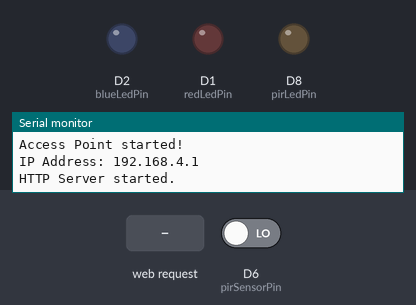
This sketch was run on a simulated ESP8266 (NodeMCU). Parts: output pins drawn as LEDs (lit = HIGH), the last lines printed to the serial monitor. The test bench sets the inputs (shaded band); at power-on: D6 (pirSensorPin) LOW.

Above: at 1.2 s.
1.3 s: D6 (pirSensorPin) driven HIGH
At 2.5 s:
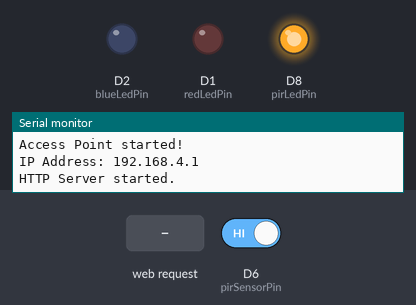
2.8 s: HTTP request GET /piezo received
At 3.6 s:
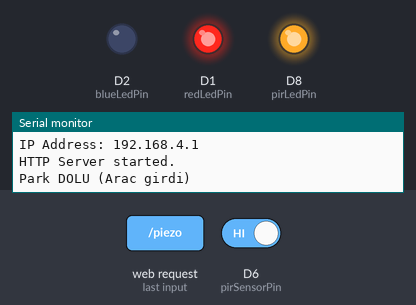
4.3 s: HTTP request GET /led?state=2 received
At 4.7 s:
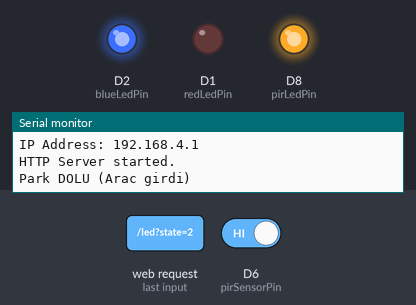
5.8 s: HTTP request GET /led?state=1 received
At 7.1 s:
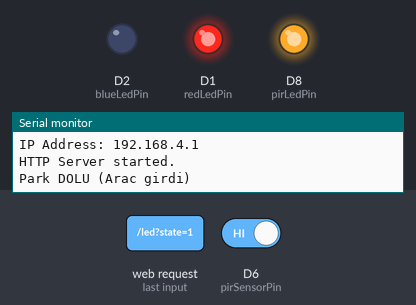
Timing chart, 0 to 8.3 s (numbered marks = the images above; inputs shaded):
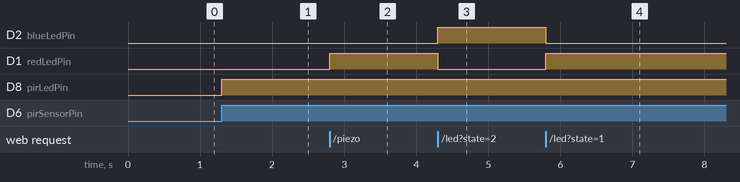

The sketch:

SmartEspApp.ino
```cpp
#include <ESP8266WiFi.h>
#include <ESP8266WebServer.h>
#include <DHT.h>

// WiFi Settings
const char* ssid = "SmartHomeSensor"; // WiFi SSID
const char* password = "19077028";    // WiFi Password

// Static IP Settings
IPAddress local_IP(192, 168, 4, 1);
IPAddress gateway(192, 168, 4, 1);
IPAddress subnet(255, 255, 255, 0);

// LED Pins
const int redLedPin = D1; // GPIO pin for the red LED
const int blueLedPin = D2; // GPIO pin for the blue LED
const int pirLedPin = D8; // GPIO pin for PIR-triggered LED

// DHT Sensor Settings
#define DHTPIN D4 // GPIO pin for DHT data
#define DHTTYPE DHT11 // DHT11 or DHT22
DHT dht(DHTPIN, DHTTYPE);

// MQ2 Sensor Settings
const int mq2DigitalPin = D5; // GPIO pin for MQ2 digital output

// PIR Sensor Settings
const int pirSensorPin = D6; // GPIO pin for PIR motion sensor

// Piezo Sensor Settings
const int piezoPin = A0; // GPIO pin for Piezo sensor
const int piezoThreshold = 15; // Threshold for detecting activity

// Web Server
ESP8266WebServer server(80);

// Timer Variables
unsigned long lastActionTime = 0;
const unsigned long timeout = 15000; // 15 seconds
unsigned long pirLedStartTime = 0;
bool pirLedActive = false;

// Park Status Variables
bool parkYeriDolu = false; // Initial state of the parking space
unsigned long lastDarbeTime = 0;
const unsigned long debounceDelay = 2000; // 2 seconds debounce delay

void setup() {
  Serial.begin(115200);

  // Configure Static IP
  if (!WiFi.softAPConfig(local_IP, gateway, subnet)) {
    Serial.println("Error setting static IP configuration!");
  }

  // Start Access Point
  WiFi.softAP(ssid, password);
  Serial.println("Access Point started!");
  Serial.print("IP Address: ");
  Serial.println(WiFi.softAPIP());

  // Initialize LED pins
  pinMode(redLedPin, OUTPUT);
  pinMode(blueLedPin, OUTPUT);
  pinMode(pirLedPin, OUTPUT);
  digitalWrite(redLedPin, LOW);
  digitalWrite(blueLedPin, LOW);
  digitalWrite(pirLedPin, LOW);

  // Initialize MQ2 pin
  pinMode(mq2DigitalPin, INPUT);

  // Initialize PIR sensor pin
  pinMode(pirSensorPin, INPUT);

  // Initialize DHT Sensor
  dht.begin();

  // Define root endpoint
  server.on("/", []() {
    server.send(200, "text/plain", "ESP8266 is running successfully!\nUse /led?state=1 to turn on the red LED and off the blue LED.\nUse /led?state=2 to turn on the blue LED and off the red LED.\nUse /data to get temperature and humidity data.\nUse /mq2 to get gas sensor status.\nUse /pir to get motion sensor status.\nUse /piezo to get piezo sensor status.");
  });

  // Define LED control endpoint
  server.on("/led", []() {
    if (server.hasArg("state")) {
      String state = server.arg("state");
      if (state == "1") {
        digitalWrite(redLedPin, HIGH); // Turn red LED on
        digitalWrite(blueLedPin, LOW); // Turn blue LED off
        lastActionTime = millis();
        server.send(200, "text/plain", "Red LED is ON, Blue LED is OFF!");
      } else if (state == "2") {
        digitalWrite(blueLedPin, HIGH); // Turn blue LED on
        digitalWrite(redLedPin, LOW); // Turn red LED off
        lastActionTime = millis();
        server.send(200, "text/plain", "Blue LED is ON, Red LED is OFF!");
      } else {
        server.send(400, "text/plain", "Error: Invalid state parameter.");
      }
    } else {
      server.send(400, "text/plain", "Error: 'state' parameter missing.");
    }
  });

  // Define DHT data endpoint
  server.on("/data", []() {
    float temperature = dht.readTemperature(); // Read temperature
    float humidity = dht.readHumidity(); // Read humidity

    if (isnan(temperature) || isnan(humidity)) {
      server.send(500, "application/json", "{\"error\":\"DHT sensor error\"}");
      return;
    }

    Serial.print("Temperature: ");
    Serial.print(temperature);
    Serial.println("°C");
    Serial.print("Humidity: ");
    Serial.print(humidity);
    Serial.println("%");

    String json = "{\"temperature\":" + String(temperature, 1) + ",\"humidity\":" + String(humidity, 1) + "}";
    server.send(200, "application/json", json);
  });

  // Define MQ2 data endpoint
  server.on("/mq2", []() {
    int mq2Status = digitalRead(mq2DigitalPin); // Read MQ2 digital output
    String jsonResponse;

    if (mq2Status == HIGH) { // Gas detected
      jsonResponse = "{\"status\":\"alert\",\"message\":\"Karbondioksit algilandi!\"}";
    } else { // No gas detected
      jsonResponse = "{\"status\":\"normal\",\"message\":\"Karbondioksit Algilanmadi\"}";
    }

    Serial.print("MQ2 Status: ");
    Serial.println(mq2Status == HIGH ? "Gas Detected" : "No Gas Detected");

    server.send(200, "application/json", jsonResponse);
  });

  // Define PIR data endpoint
  server.on("/pir", []() {
    int pirStatus = digitalRead(pirSensorPin); // PIR Hareket Sensoru
    String motionStatus;

    if (pirStatus == HIGH) { // Motion detected
      motionStatus = "{\"status\":\"motion_detected\",\"message\":\"Hareket algilandi!\"}";
    } else { // No motion detected
      motionStatus = "{\"status\":\"no_motion\",\"message\":\"Hareket algilanmadi.\"}";
    }

    Serial.print("PIR Status: ");
    Serial.println(pirStatus == HIGH ? "Motion Detected" : "No Motion Detected");

    server.send(200, "application/json", motionStatus);
  });

  // Define Piezo sensor endpoint
  server.on("/piezo", []() {
    int piezoValue = analogRead(piezoPin); // Read piezo sensor value

    // Check if piezo value exceeds threshold and debounce delay has passed
    if (piezoValue > piezoThreshold && (millis() - lastDarbeTime > debounceDelay)) {
      parkYeriDolu = !parkYeriDolu; // Toggle park status
      lastDarbeTime = millis(); // Update last darbe time

      // Update LEDs based on park status
      if (parkYeriDolu) {
        digitalWrite(redLedPin, HIGH);
        digitalWrite(blueLedPin, LOW);
        Serial.println("Park DOLU (Arac girdi)");
      } else {
        digitalWrite(redLedPin, LOW);
        digitalWrite(blueLedPin, HIGH);
        Serial.println("Park BOS (Arac cikti)");
      }
    }

    // Send JSON response with park status
    String jsonResponse = "{";
    jsonResponse += "\"status\":\"" + String(parkYeriDolu ? "occupied" : "empty") + "\",";
    jsonResponse += "\"message\":\"" + String(parkYeriDolu ? "Park yeri dolu" : "Park yeri bos") + "\"}";

    server.send(200, "application/json", jsonResponse);
  });

  server.begin();
  Serial.println("HTTP Server started.");
}

void loop() {
  server.handleClient(); // Handle HTTP requests

  // Check for timeout
  if (millis() - lastActionTime > timeout) {
    digitalWrite(redLedPin, LOW); // Turn off red LED
    digitalWrite(blueLedPin, LOW); // Turn off blue LED
  }

  // Handle PIR LED logic
  int pirStatus = digitalRead(pirSensorPin);
  if (pirStatus == HIGH && !pirLedActive) {
    digitalWrite(pirLedPin, HIGH); // Turn on PIR LED
    pirLedStartTime = millis();
    pirLedActive = true;
  }

  if (pirLedActive && millis() - pirLedStartTime >= 20000) {
    digitalWrite(pirLedPin, LOW); // Turn off PIR LED after 20 seconds
    pirLedActive = false;
  }
}
```

Measured:
- after the input at 1.3 s, D8 (pirLedPin): LOW → HIGH at once
- after the input at 2.8 s, D1 (redLedPin): LOW → HIGH at once
- after the input at 4.3 s, D2 (blueLedPin): LOW → HIGH at once; D1 (redLedPin): HIGH → LOW at once
- after the input at 5.8 s, D2 (blueLedPin): HIGH → LOW at once; D1 (redLedPin): LOW → HIGH at once
